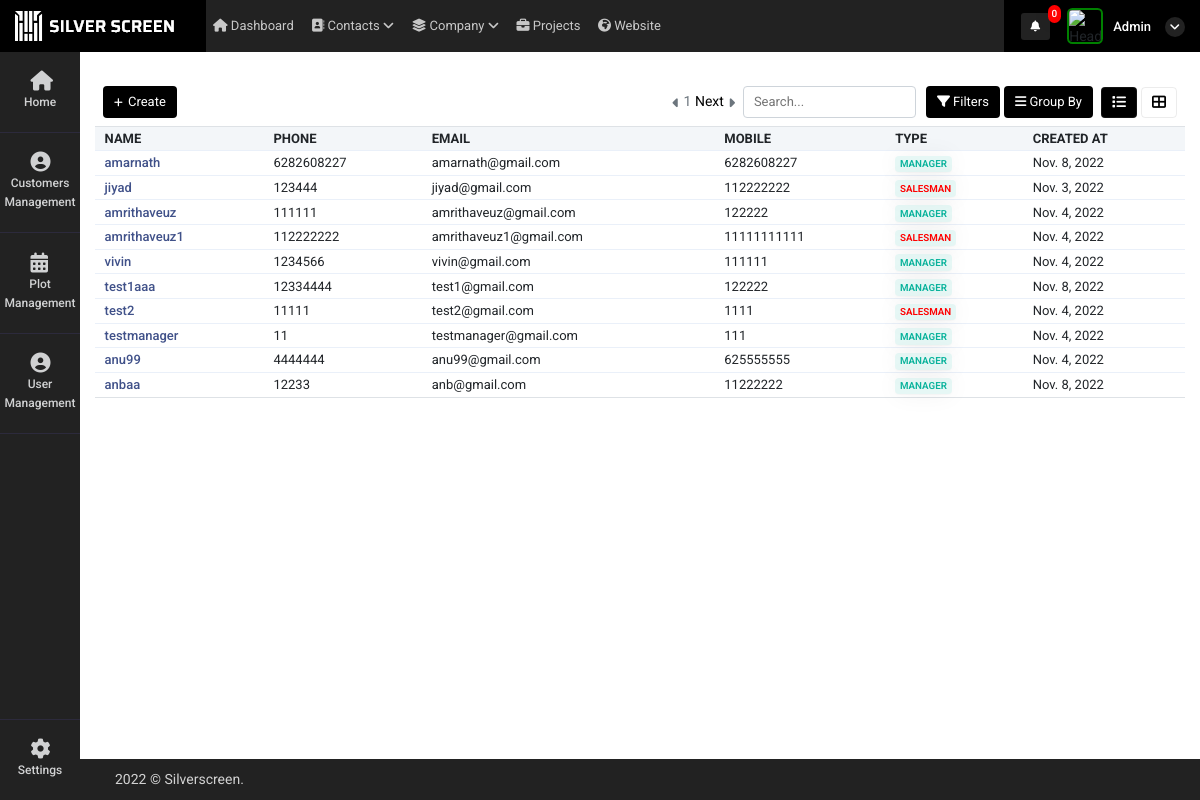
The app's page /demo_card_view (signed in) with its own data.
### super_admin/models.py (models this page shows)
class common(models.Model):  # COMM0N
    dt = models.DateField(auto_now=True)
    tm = models.TimeField(auto_now=True)
    updated = models.DateTimeField(default=timezone.now)
    status = models.CharField(max_length=255, null=True)
    class Meta:
        abstract = True

class user_Details(common):
    auth_user = models.ForeignKey(User,on_delete=models.CASCADE,related_name="auth_user_login_id", null=True)
    name = models.CharField(max_length=255,null=True)
    phone = models.CharField(max_length=255,null=True)
    email = models.EmailField(null=True)
    mobile = models.CharField(max_length=255,null=True)
    emp_id = models.CharField(max_length=255,null=True)
    address1 = models.CharField(max_length=255,null=True)
    address2 = models.CharField(max_length=255,null=True)
    city = models.CharField(max_length=255,null=True)
    state = models.CharField(max_length=255,null=True)
    country = models.CharField(max_length=255,null=True)
    zip = models.CharField(max_length=255,null=True)
    password_geration_type = models.CharField(max_length=255,choices=password_generate_option,null=True)
    user_type = models.CharField(max_length=255,choices=login_user_type,null=True)
    atatchment = models.FileField(upload_to="user_image",null=True)
    created_by = models.ForeignKey(User,on_delete=models.CASCADE,related_name="added_by_user_id", null=True)
    plot_list_view = models.CharField(max_length=255,null=True)
    price_visibility = models.IntegerField(null=True,default=1)
    property_access =  models.CharField(max_length=255,choices=property_access_option,null=True)
    manager_nav_ploat_permission = models.IntegerField(default=0)
    manager_nav_user_permission = models.IntegerField(default=0)
    manager_nav_plot_edit_permission = models.IntegerField(default=0)

### super_admin/views.py (the view)
# urls.py: path('demo_card_view',views.demo_card_view,name='demo_card_view'),
def demo_card_view(request):
    page_number = request.GET.get("page")
    user_data = user_Details.objects.all()
    data_paginator = Paginator(user_data, 10)
    try:
        page_obj = data_paginator.get_page(page_number)
    except PageNotAnInteger:
        page_obj = data_paginator.page(1)
    context = {
        'user_data': user_data,
        'page_obj': page_obj
    }
    return render(request,'super_admin/demo_card_view.html',context)

### super_admin/templatetags/notification.py (called while the page is built, shortened)
@register.filter(name='get_notifications')
def get_notifications(value,args):
    user_dat = User.objects.get(id=value.id)
    st = user_dat.is_superuser
    data_count = ''
    if st == True:
        data_count = user_request_plot.objects.filter(read_status=0).count()
    return data_count

@register.filter(name='get_loginUsernameImage')
def get_loginUsernameImage(value,args):
    user_dat = User.objects.get(id=value.id)
    st = user_dat.is_superuser
    image_url = ''
    if st == True:
        image_url = 'http://10.10.10.119:8000/static/adminicon.jpg'
    else:
        user_data = user_Details.objects.get(auth_user=value.id)
        if user_data.atatchment == '':
            image_url = 'http://10.10.10.119:8000/static/adminicon.jpg'
        else:
            image_url ='../media/'+str(user_data.atatchment)
    return image_url

@register.filter(name='get_user_type')
def get_user_type(value,args):
    user_dat = User.objects.get(id=value.id)
    st = user_dat.is_superuser
    if st == True:
        return False

@register.filter(name='get_nav_permission')
def get_nav_permission(value,args):
    user_dat = User.objects.get(id=value.id)
    st = user_dat.is_superuser
    if st == True:
        return True

@register.filter(name='get_user_type_action')
def get_user_type_action(value,args):
    user_dat = User.objects.get(id=value.id)
    st = user_dat.is_superuser
    if st == True:
        return True
    else:
        return False

### super_admin/templates/super_admin/demo_card_view.html (shortened to what this page needs)
{% extends "super_admin/base10.html" %}
{% block content %}
<div class="container-fluid mt-4">
    <div class="tab-content contnt" id="demo_result_employee">
        <div class="tab-pane active" id="home1" role="tabpanel">
            <div
                class="d-flex align-items-center justify-content-between px-2">
                <div class="col-md-4 px-0">
                    <a href="create_user"><button type="button"
                            class="btn btn-prim add-btn create-button"><i
                                class="fas fa-plus"></i>
                            Create
                        </button></a>
                </div>
                <div class="d-flex align-items-center">
                    <i class="fas fa-caret-left mr-1 pagintn text-muted pagination_minus"></i>
                    <span class="text-muted">
                        <span>{{page_obj.number}}</span>
                        {% if page_obj.has_next %}
                            <a class="next_page_action" data-url="next_page_action_url_user?page={{page_obj.next_page_number}}"  style="color: black;" href="#">Next </a>
                        {% endif %}
                    </span>
                    <i class="fas fa-caret-right ml-1 pagintn text-muted pagination_add"></i>
                    <input type="text" class="form-cont ml-2"
                        placeholder="Search..." autocomplete="off"
                        id="search_value" value="" onkeyup="myFunction()">
                    <div class="dropdown btn-group fitr">
                        <button type="button" class="btn btn-prim dropdown-toggle" data-toggle="dropdown">
                            <i class="fas fa-filter"></i>
                            Filters
                        </button>
                    </div>
                    <div class="dropdown btn-group grpby">
                        <button type="button" class="btn btn-prim mx-1 dropdown-toggle" data-toggle="dropdown"> <i
                                class="fas fa-bars"></i>
                            Group By
                        </button>
                    </div>
                    <ul class="nav nav-tabs nav-ta" role="tablist">
                        <li class="nav-item mx-1">
                            <a class="nav-link kan-tab active"
                                data-toggle="tab" href="#ho" role="tab"
                                aria-selected="false">
                                <i class="fas fa-list"></i>
                            </a>
                        </li>
                        <li class="nav-item">
                            <a class="nav-link kan-tab" data-toggle="tab"
                                href="#pro" role="tab"
                                aria-selected="false">
                                <i class="fas fa-th-large"></i>
                            </a>
                        </li>
                    </ul>
                </div>
            </div>
            <div class="tab-content">
                <div class="tab-pane active" id="ho" role="tabpanel">
                    <div class="table-responsive mb-1  mt-2">
                        <table class="table table-nowrap align-middle user_table"
                            id="orderTable">
                            <thead class="table-light">
                                <tr class="text-uppercase">
                                    <th class="sort"
                                        data-sort="customer_name">
                                        Name</th>
                                    <th class="sort"
                                        data-sort="product_name">
                                       Phone
                                    </th>
                                    <th class="sort" data-sort="date">Email</th>
                                    <th class="sort" data-sort="company">
                                       Mobile
                                    </th>
                                    <th class="sort" data-sort="company">
                                        Type
                                     </th>
                                    <th class="sort" data-sort="company">
                                       Created At
                                    </th>
                                </tr>
                            </thead>
                            <tbody class="list form-check-all append_search_result">
                                {% for i in page_obj  %}
                                <tr onclick="window.location='user_edit?id={{i.id}}'">
                                    <td class="id"><a href="user_edit?id={{i.id}}"
                                            class="fw-medium link-primary">{{i.name}}</a>
                                    </td>
                                    <td class="customer_name">{{i.phone}}
                                    </td>
                                    <td class="product_name">{{i.email}}</td>
                                    <td class="date">{{i.mobile}}</td>
                                    <td class="company">
                                        {% if i.user_type == "manager" %}
                                        <span
                                            class="badge badge-soft-success text-uppercase">Manager</span>
                                        {% elif i.user_type == "salesman"  %}
                                        <span style="color: red!important"
                                            class="badge badge-soft-success text-uppercase">Salesman</span>
                                        {% endif %}
                                        </td>
                                    <td class="status">{{i.dt}}
                                    </td>
                                </tr>
                                {% endfor %}
                            </tbody>
                        </table>
                    </div>
                </div>
            </div>
        </div>
    </div>
</div>
{% endblock %}

### super_admin/templates/super_admin/base10.html (shortened to what this page needs)
<!doctype html>
<html lang="en">
    {% load static %}
    {% load notification %}
<head>
    <link rel="stylesheet" href="{% static 'admin/css/morris.css' %}">
    <link href="{% static 'admin/css/bootstrap.min.css' %}" rel="stylesheet" type="text/css" />
    <link href="{% static 'admin/css/icons.css' %}" rel="stylesheet" type="text/css" />
    <link href="{% static 'admin/css/style.css' %}" rel="stylesheet" type="text/css" />
</head>
<body class="">
    <div id="wrapper">
        <div class="left side-menu">
            <div class="slimscroll-menu" id="remove-scroll">
                <div id="sidebar-menu" class="sidaber_menu">
                    <ul class="" id="side-menu">
                        <li>
                            <a class="splnav" href="{% url 'home' %}"> <i class="fa fa-home"></i>
                                <p>Home</p>
                            </a>
                        </li>
                        {% if request.user|get_user_type_action:"user_type" %}
                        <li>
                            <a href="customer_management" class="splnav"> <i class="fa fa-user-circle"></i>
                                <p>Customers Management</p>
                            </a>
                        </li>
                        {% endif %}
                        {% if request.user|get_nav_permission:"plot_management" %}
                        <li>
                            <a class="splnav" href="property_management"> <i class="fa fa-calendar"></i>
                                <p>Plot Management</p>
                            </a>
                        </li>
                        {% endif %}
                        {% if request.user|get_nav_permission:"user_management" %}
                        <li>
                            <a href="user_management" class="splnav"> <i class="fa fa-user-circle"></i>
                                <p>User  Management</p>
                            </a>
                        </li>
                        {% endif %}
                        <li class="bootm_toggle_settings_button ">
                            <a class="splnav bdr_btmnone_nav" href="profile"> <i class="fa fa-cog"></i>
                                <p>Settings</p>
                            </a>
                        </li>
                    </ul>
                </div>
            </div>
        </div>
        <div class="content-page">
            <div class="topbar">
                <div class="navbar-header">
                    <div class="d-flex">
                        <div class="binance">
                            <img src="{% static 'admin/img/silv.png' %}" alt="">
                        </div>
                    </div>
                    <ul class="navbar-nav1 bg-2 col">
                        <li class="nav-item d-none d-sm-inline-block">
                            <a href="" class="nav-link"><i class="fa fa-home"></i> Dashboard</a>
                        </li>
                        <li class="nav-item d-none d-sm-inline-block">
                            <a href="" class="nav-link"><i class="fa fa-address-book"></i> Contacts <i
                                    class="a-right fa fa-angle-down"></i></a>
                        </li>
                        <li class="nav-item d-none d-sm-inline-block">
                            <a href="" class="nav-link"><i class="fas fa-layer-group"></i> Company <i
                                    class="a-right fa fa-angle-down"></i></a>
                        </li>
                        <li class="nav-item d-none d-sm-inline-block">
                            <a href="" class="nav-link"><i class="fas fa-briefcase"></i> Projects</a>
                        </li>
                        <li class="nav-item d-none d-sm-inline-block">
                            <a href="" class="nav-link"><i class="fas fa-globe-africa"></i> Website</a>
                        </li>
                    </ul>
                    <div class="d-flex align-items-center icns">
                        <div class="dropdown topbar-head-dropdown ms-1 header-item">
                            <a href="view_all_activity">
                                <i class="fas fa-bell fs-icn">
                                    <span
                                        class="position-absolute topbar-badge fs-9 translate-middle badge rounded-pill bg-red">{{ request.user|get_notifications:"sss" }}</span></i>
                                    </a>
                        </div>
                        <div class="dropdown header-item topbar-user king button-drpdown">
                            <span class="d-flex align-items-center drpdown-toggle">
                                <img class="header-profile-user" src="{{ request.user|get_loginUsernameImage:"sss" }}" alt="Header Avatar">
                                <span class="text-start ms-xl-2">
                                    <span class="d-none d-xl-inline-block ms-1 fw-medium user-name-text">  {{request.user.username|title}}</span>
                                    <i class="pro-icn fa fa-angle-down"></i>
                                </span>
                            </span>
                        </div>
                    </div>
                </div>
            </div>
            <div class="content">
                {% block content %}
                {% endblock %}
            </div>
            <footer class="footer">
                <div class="container-fluid">
                    <div class="row">
                        <div class="col-sm-6">
                             © Silverscreen.
                        </div>
                        <div class="col-sm-6">
                        </div>
                    </div>
                </div>
            </footer>
        </div>
    </div>
</body>
</html>

### records on screen
user_Details: name "amarnath", phone "6282608227", email "amarnath@gmail.com", mobile "6282608227", user_type "MANAGER", dt "Nov. 8, 2022"
user_Details: name "jiyad", phone "123444", email "jiyad@gmail.com", mobile "112222222", user_type "SALESMAN", dt "Nov. 3, 2022"
user_Details: name "amrithaveuz", phone "111111", email "amrithaveuz@gmail.com", mobile "122222", user_type "MANAGER", dt "Nov. 4, 2022"
user_Details: name "amrithaveuz1", phone "112222222", email "amrithaveuz1@gmail.com", mobile "11111111111", user_type "SALESMAN", dt "Nov. 4, 2022"
user_Details: name "vivin", phone "1234566", email "vivin@gmail.com", mobile "111111", user_type "MANAGER", dt "Nov. 4, 2022"
user_Details: name "test1aaa", phone "12334444", email "test1@gmail.com", mobile "122222", user_type "MANAGER", dt "Nov. 8, 2022"
user_Details: name "test2", phone "11111", email "test2@gmail.com", mobile "1111", user_type "SALESMAN", dt "Nov. 4, 2022"
user_Details: name "testmanager", phone "11", email "testmanager@gmail.com", mobile "111", user_type "MANAGER", dt "Nov. 4, 2022"
user_Details: name "anu99", phone "4444444", email "anu99@gmail.com", mobile "625555555", user_type "MANAGER", dt "Nov. 4, 2022"
user_Details: name "anbaa", phone "12233", email "anb@gmail.com", mobile "11222222", user_type "MANAGER", dt "Nov. 8, 2022"

### other values on screen
{{ request.user|get_notifications:"sss" }} "0"
{{ request.user.username|title }} "Admin"
{{ page_obj.number }} "1"
